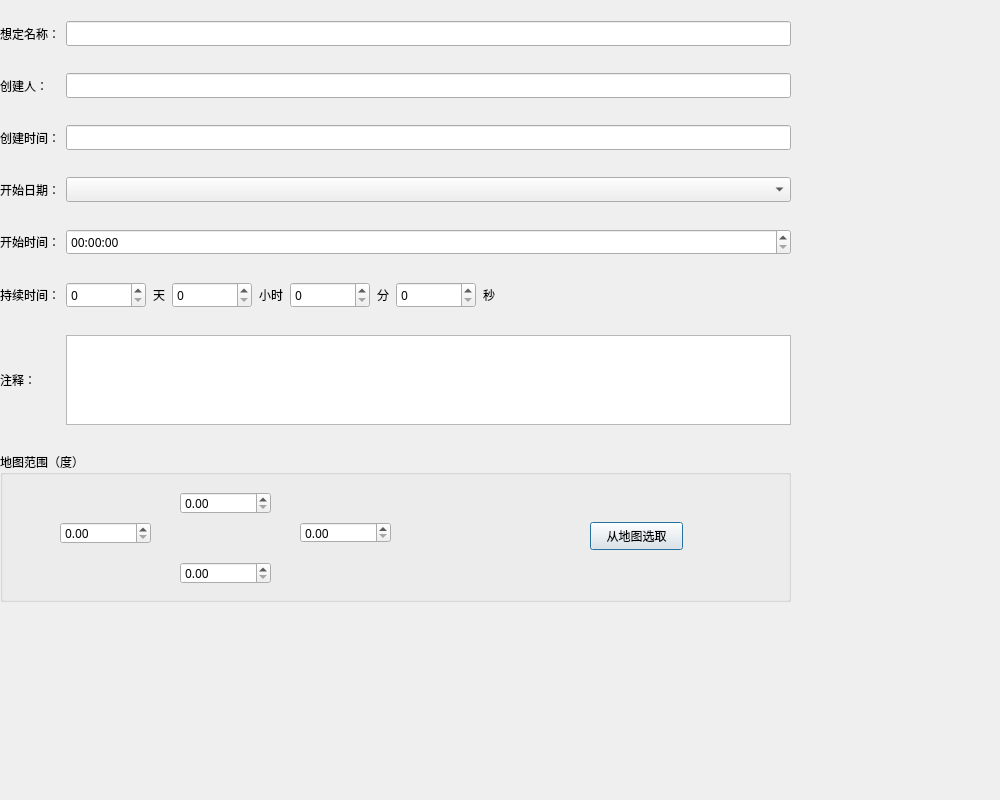
<?xml version="1.0" encoding="UTF-8"?>
<ui version="4.0">
 <class>MAP_DLG_CreateProject</class>
 <widget class="QDialog" name="MAP_DLG_CreateProject">
  <property name="geometry">
   <rect>
    <x>0</x>
    <y>0</y>
    <width>1000</width>
    <height>800</height>
   </rect>
  </property>
  <property name="font">
   <font>
    <family>Microsoft YaHei</family>
   </font>
  </property>
  <property name="windowTitle">
   <string>Dialog</string>
  </property>
  <widget class="QWidget" name="m_subWidget" native="true">
   <property name="geometry">
    <rect>
     <x>0</x>
     <y>0</y>
     <width>791</width>
     <height>631</height>
    </rect>
   </property>
   <layout class="QGridLayout" name="gridLayout">
    <item row="6" column="1">
     <widget class="QPlainTextEdit" name="plainTextEdit">
      <property name="maximumSize">
       <size>
        <width>16777215</width>
        <height>90</height>
       </size>
      </property>
     </widget>
    </item>
    <item row="6" column="0">
     <widget class="QLabel" name="label_15">
      <property name="text">
       <string>注释：</string>
      </property>
     </widget>
    </item>
    <item row="1" column="1">
     <widget class="QLineEdit" name="lineEdit_2"/>
    </item>
    <item row="4" column="1">
     <widget class="QDateTimeEdit" name="dateTimeEdit">
      <property name="displayFormat">
       <string>HH:mm:ss</string>
      </property>
     </widget>
    </item>
    <item row="0" column="0">
     <widget class="QLabel" name="label">
      <property name="text">
       <string>想定名称：</string>
      </property>
     </widget>
    </item>
    <item row="2" column="0">
     <widget class="QLabel" name="label_3">
      <property name="text">
       <string>创建时间：</string>
      </property>
     </widget>
    </item>
    <item row="5" column="1">
     <layout class="QHBoxLayout" name="horizontalLayout_3">
      <property name="spacing">
       <number>7</number>
      </property>
      <item>
       <widget class="QSpinBox" name="spinBox_5">
        <property name="minimumSize">
         <size>
          <width>80</width>
          <height>0</height>
         </size>
        </property>
        <property name="maximumSize">
         <size>
          <width>16777215</width>
          <height>16777215</height>
         </size>
        </property>
       </widget>
      </item>
      <item>
       <widget class="QLabel" name="label_11">
        <property name="maximumSize">
         <size>
          <width>16777215</width>
          <height>16777215</height>
         </size>
        </property>
        <property name="text">
         <string>天</string>
        </property>
       </widget>
      </item>
      <item>
       <widget class="QSpinBox" name="spinBox_6">
        <property name="minimumSize">
         <size>
          <width>80</width>
          <height>0</height>
         </size>
        </property>
        <property name="maximumSize">
         <size>
          <width>16777215</width>
          <height>16777215</height>
         </size>
        </property>
       </widget>
      </item>
      <item>
       <widget class="QLabel" name="label_12">
        <property name="maximumSize">
         <size>
          <width>16777215</width>
          <height>16777215</height>
         </size>
        </property>
        <property name="text">
         <string>小时</string>
        </property>
       </widget>
      </item>
      <item>
       <widget class="QSpinBox" name="spinBox_7">
        <property name="minimumSize">
         <size>
          <width>80</width>
          <height>0</height>
         </size>
        </property>
        <property name="maximumSize">
         <size>
          <width>16777215</width>
          <height>16777215</height>
         </size>
        </property>
       </widget>
      </item>
      <item>
       <widget class="QLabel" name="label_13">
        <property name="maximumSize">
         <size>
          <width>16777215</width>
          <height>16777215</height>
         </size>
        </property>
        <property name="text">
         <string>分</string>
        </property>
       </widget>
      </item>
      <item>
       <widget class="QSpinBox" name="spinBox_8">
        <property name="minimumSize">
         <size>
          <width>80</width>
          <height>0</height>
         </size>
        </property>
        <property name="maximumSize">
         <size>
          <width>16777215</width>
          <height>16777215</height>
         </size>
        </property>
       </widget>
      </item>
      <item>
       <widget class="QLabel" name="label_14">
        <property name="maximumSize">
         <size>
          <width>16777215</width>
          <height>16777215</height>
         </size>
        </property>
        <property name="text">
         <string>秒</string>
        </property>
       </widget>
      </item>
      <item>
       <spacer name="horizontalSpacer_3">
        <property name="orientation">
         <enum>Qt::Horizontal</enum>
        </property>
        <property name="sizeHint" stdset="0">
         <size>
          <width>40</width>
          <height>20</height>
         </size>
        </property>
       </spacer>
      </item>
     </layout>
    </item>
    <item row="5" column="0">
     <widget class="QLabel" name="label_6">
      <property name="maximumSize">
       <size>
        <width>16777215</width>
        <height>26</height>
       </size>
      </property>
      <property name="text">
       <string>持续时间：</string>
      </property>
     </widget>
    </item>
    <item row="0" column="1">
     <widget class="QLineEdit" name="lineEdit"/>
    </item>
    <item row="3" column="0">
     <widget class="QLabel" name="label_4">
      <property name="text">
       <string>开始日期：</string>
      </property>
     </widget>
    </item>
    <item row="1" column="0">
     <widget class="QLabel" name="label_2">
      <property name="text">
       <string>创建人：</string>
      </property>
     </widget>
    </item>
    <item row="3" column="1">
     <widget class="QComboBox" name="comboBox"/>
    </item>
    <item row="7" column="0" colspan="2">
     <widget class="QGroupBox" name="groupBox">
      <property name="minimumSize">
       <size>
        <width>0</width>
        <height>150</height>
       </size>
      </property>
      <property name="maximumSize">
       <size>
        <width>16777215</width>
        <height>150</height>
       </size>
      </property>
      <property name="title">
       <string>地图范围（度）</string>
      </property>
      <widget class="QDoubleSpinBox" name="doubleSpinBox_5">
       <property name="geometry">
        <rect>
         <x>180</x>
         <y>40</y>
         <width>91</width>
         <height>22</height>
        </rect>
       </property>
      </widget>
      <widget class="QDoubleSpinBox" name="doubleSpinBox_6">
       <property name="geometry">
        <rect>
         <x>60</x>
         <y>70</y>
         <width>91</width>
         <height>22</height>
        </rect>
       </property>
      </widget>
      <widget class="QDoubleSpinBox" name="doubleSpinBox_7">
       <property name="geometry">
        <rect>
         <x>300</x>
         <y>70</y>
         <width>91</width>
         <height>21</height>
        </rect>
       </property>
      </widget>
      <widget class="QDoubleSpinBox" name="doubleSpinBox_8">
       <property name="geometry">
        <rect>
         <x>180</x>
         <y>110</y>
         <width>91</width>
         <height>22</height>
        </rect>
       </property>
      </widget>
      <widget class="QPushButton" name="pushButton_4">
       <property name="geometry">
        <rect>
         <x>590</x>
         <y>70</y>
         <width>93</width>
         <height>28</height>
        </rect>
       </property>
       <property name="minimumSize">
        <size>
         <width>93</width>
         <height>28</height>
        </size>
       </property>
       <property name="maximumSize">
        <size>
         <width>93</width>
         <height>28</height>
        </size>
       </property>
       <property name="text">
        <string>从地图选取</string>
       </property>
      </widget>
     </widget>
    </item>
    <item row="4" column="0">
     <widget class="QLabel" name="label_5">
      <property name="text">
       <string>开始时间：</string>
      </property>
     </widget>
    </item>
    <item row="2" column="1">
     <widget class="QLineEdit" name="lineEdit_3"/>
    </item>
   </layout>
  </widget>
 </widget>
 <resources/>
 <connections/>
</ui>
